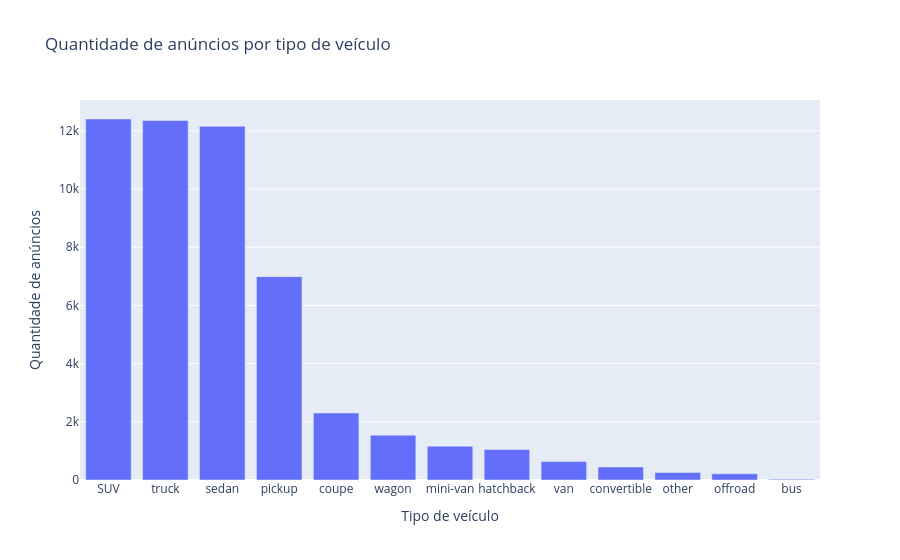

Here is the notebook cell this chart was saved with:
### Code cell
## 10. Contagem por tipo de veículo

type_counts = car_data['type'].value_counts().reset_index()
type_counts.columns = ['type', 'count']

fig = px.bar(
    type_counts,
    x='type',
    y='count',
    title='Quantidade de anúncios por tipo de veículo',
    labels={'type': 'Tipo de veículo', 'count': 'Quantidade de anúncios'})

fig.show()

### Figure 1 — Plotly figure (JSON) as saved in the notebook; plotly's stock layout.template omitted (floating-point values rounded to 4 significant figures)
{"data": [{"hovertemplate": "Tipo de veículo=%{x}<br>Quantidade de anúncios=%{y}<extra></extra>", "legendgroup": "", "marker": {"color": "#636efa", "pattern": {"shape": ""}}, "name": "", "orientation": "v", "showlegend": false, "textposition": "auto", "type": "bar", "x": ["SUV", "truck", "sedan", "pickup", "coupe", "wagon", "mini-van", "hatchback", "van", "convertible", "other", "offroad", "bus"], "xaxis": "x", "y": [12405, 12353, 12154, 6988, 2303, 1541, 1161, 1047, 633, 446, 256, 214, 24], "yaxis": "y"}], "layout": {"barmode": "relative", "legend": {"tracegroupgap": 0}, "title": {"text": "Quantidade de anúncios por tipo de veículo"}, "xaxis": {"anchor": "y", "domain": [0, 1], "title": {"text": "Tipo de veículo"}}, "yaxis": {"anchor": "x", "domain": [0, 1], "title": {"text": "Quantidade de anúncios"}}}}
